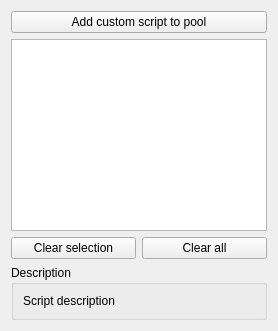
       <widget class="QWidget" name="tab_scripts">
        <attribute name="icon">
         <iconset resource="highlight-gui.qrc">
          <normaloff>:/script.png</normaloff>:/script.png</iconset>
        </attribute>
        <attribute name="title">
         <string>Scripts</string>
        </attribute>
        <layout class="QVBoxLayout" name="verticalLayout_18">
         <item>
          <widget class="QPushButton" name="pbSelectScript">
           <property name="toolTip">
            <string>Choose a custom syntax or theme script.</string>
           </property>
           <property name="text">
            <string>Add custom script to pool</string>
           </property>
           <property name="icon">
            <iconset resource="highlight-gui.qrc">
             <normaloff>:/script.png</normaloff>:/script.png</iconset>
           </property>
          </widget>
         </item>
         <item>
          <widget class="QListWidget" name="lvUserScripts">
           <property name="toolTip">
            <string>You can check one file of each type (syntax and theme) to override the default behaviour.</string>
           </property>
          </widget>
         </item>
         <item>
          <layout class="QHBoxLayout" name="horizontalLayout_25">
           <item>
            <widget class="QPushButton" name="pbClearSelScript">
             <property name="toolTip">
              <string>Remove the selected scripts.</string>
             </property>
             <property name="text">
              <string>Clear selection</string>
             </property>
            </widget>
           </item>
           <item>
            <widget class="QPushButton" name="pbClearAllScripts">
             <property name="toolTip">
              <string>Remove all scripts.</string>
             </property>
             <property name="text">
              <string>Clear all</string>
             </property>
            </widget>
           </item>
          </layout>
         </item>
         <item>
          <widget class="QGroupBox" name="groupScriptDescription">
           <property name="title">
            <string>Description</string>
           </property>
           <layout class="QGridLayout" name="gridLayout_4">
            <item row="0" column="0">
             <widget class="QLabel" name="lblScriptDescription">
              <property name="toolTip">
               <string>Shows decription of a selected script.</string>
              </property>
              <property name="text">
               <string>Script description</string>
              </property>
             </widget>
            </item>
           </layout>
          </widget>
         </item>
        </layout>
       </widget>
